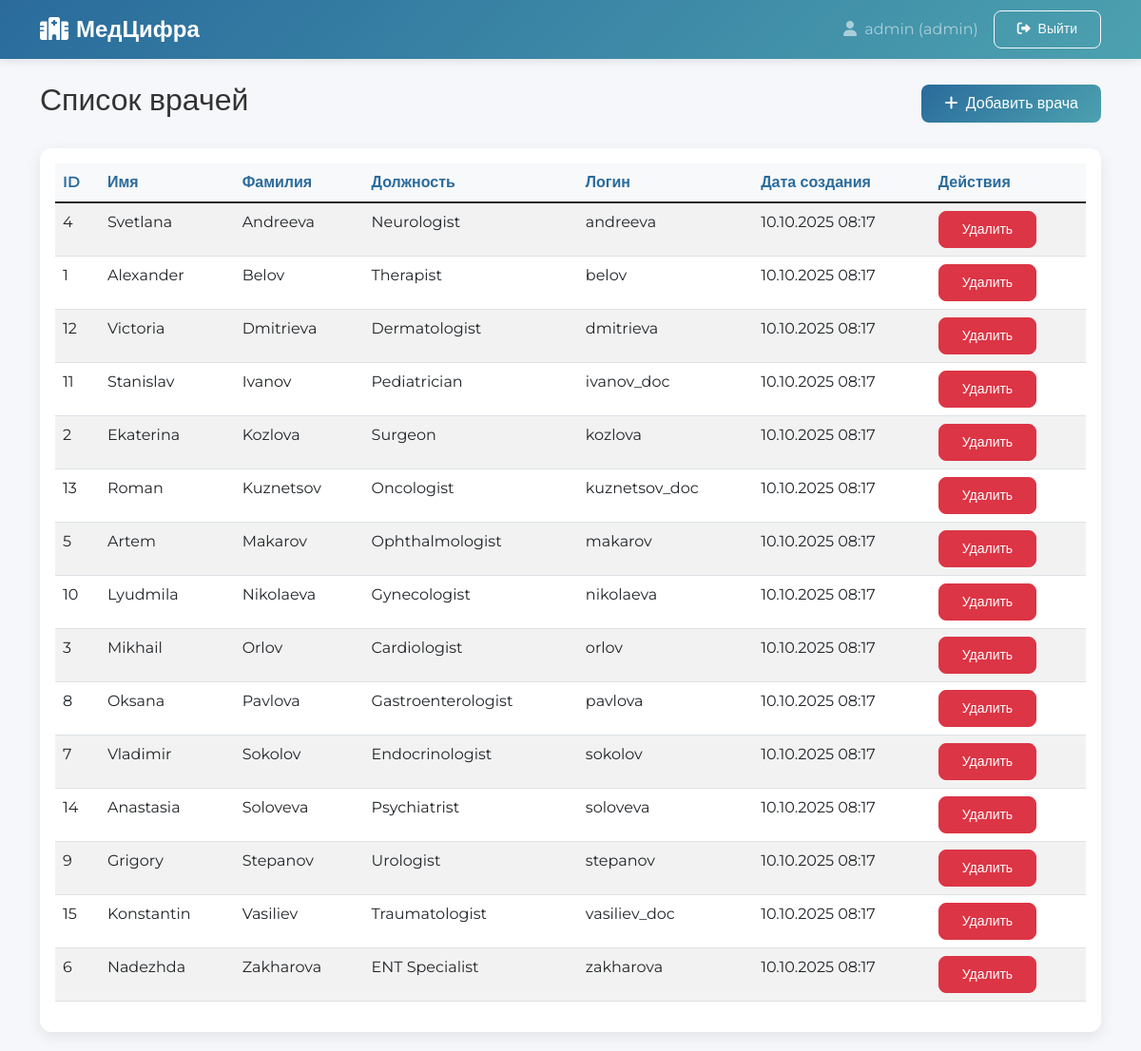
/admin/doctors (signed in), run on the app's committed database.
### models.py (models this page shows)
class Admin(db.Model):
    __tablename__ = "admins"
    id = db.Column(db.Integer, primary_key=True)
    login = db.Column(db.String(50), unique=True, nullable=False)
    password_hash = db.Column(db.String(255), nullable=False)
    created_at = db.Column(db.DateTime, default=datetime.utcnow)

class Doctor(db.Model):
    __tablename__ = "doctors"
    id = db.Column(db.Integer, primary_key=True)
    first_name = db.Column(db.String(50), nullable=False)
    last_name = db.Column(db.String(50), nullable=False)
    position = db.Column(db.String(100), nullable=False)
    login = db.Column(db.String(50), unique=True, nullable=False)
    password_hash = db.Column(db.String(255), nullable=False)
    created_at = db.Column(db.DateTime, default=datetime.utcnow)

### app.py (the view)
@app.route("/admin/doctors")
@login_required
def admin_doctors_list():
    if current_user.role != "admin":
        flash("Доступ запрещен", "error")
        return redirect(url_for("index"))
    doctors = Doctor.query.order_by(Doctor.last_name, Doctor.first_name).all()
    return render_template("admin/doctors_list.html", doctors=doctors)

### app.py (called while the page is built)
@login_manager.user_loader
def load_user(user_id):
    return User.get(user_id)

### models.py (called while the page is built)
    @staticmethod
    def get(user_id):
        try:
            if "_" not in user_id:
                return None
            role, id_str = user_id.split("_", 1)
            user_id_int = int(id_str)
            model = {"admin": Admin, "doctor": Doctor, "patient": Patient}.get(role)
            if model:
                obj = model.query.get(user_id_int)
                if obj:
                    return User(obj.id, getattr(obj, "login", None), role)
            return None
        except Exception as e:
            print(f"Error loading user: {e}")
            return None

### templates/admin/doctors_list.html
{% extends "base.html" %}
{% block content %}
<div class="d-flex justify-content-between align-items-center mb-4">
    <h2>Список врачей</h2>
    <a href="{{ url_for('admin_add_doctor') }}" class="btn btn-primary">
        <i class="fas fa-plus me-1"></i> Добавить врача
    </a>
</div>
<div class="card">
    <div class="card-body">
        <div class="table-responsive">
            <table class="table table-striped">
                <thead>
                    <tr>
                        <th>ID</th>
                        <th>Имя</th>
                        <th>Фамилия</th>
                        <th>Должность</th>
                        <th>Логин</th>
                        <th>Дата создания</th>
                        <th>Действия</th>
                    </tr>
                </thead>
                <tbody>
                    {% for doctor in doctors %}
                    <tr>
                        <td>{{ doctor.id }}</td>
                        <td>{{ doctor.first_name }}</td>
                        <td>{{ doctor.last_name }}</td>
                        <td>{{ doctor.position }}</td>
                        <td>{{ doctor.login }}</td>
                        <td>{{ doctor.created_at.strftime('%d.%m.%Y %H:%M') }}</td>
                        <td>
                            <form method="POST" action="{{ url_for('admin_delete_doctor', doctor_id=doctor.id) }}" style="display: inline;">
                                <button type="submit" class="btn btn-sm btn-danger" onclick="return confirm('Вы уверены, что хотите удалить этого врача?')">
                                    Удалить
                                </button>
                            </form>
                        </td>
                    </tr>
                    {% else %}
                    <tr>
                        <td colspan="7" class="text-center">Врачи не найдены</td>
                    </tr>
                    {% endfor %}
                </tbody>
            </table>
        </div>
    </div>
</div>
{% endblock %}

### templates/base.html (shortened to what this page needs)
<!DOCTYPE html>
<html lang="ru">
<head>
    <link href="https://cdn.jsdelivr.net/npm/bootstrap@5.1.3/dist/css/bootstrap.min.css" rel="stylesheet">
    <link rel="stylesheet" href="https://cdnjs.cloudflare.com/ajax/libs/font-awesome/6.0.0/css/all.min.css">
    <link href="{{ url_for('static', filename='css/style.css') }}" rel="stylesheet">
</head>
<body>
    <nav class="navbar navbar-expand-lg navbar-dark">
        <div class="container">
            <a class="navbar-brand" href="{{ url_for('index') }}">
                <i class="fas fa-hospital me-2"></i>МедЦифра
            </a>
            <div class="navbar-nav ms-auto">
                {% if current_user.is_authenticated %}
                <span class="navbar-text me-3">
                    <i class="fas fa-user me-1"></i> {{ current_user.login }} ({{ current_user.role }})
                </span>
                <a class="btn btn-outline-light btn-sm" href="{{ url_for('logout') }}">
                    <i class="fas fa-sign-out-alt me-1"></i> Выйти
                </a>
                {% endif %}
            </div>
        </div>
    </nav>
    <div class="container mt-4">
        {% block content %}{% endblock %}
    </div>
</body>
</html>

### static/css/style.css (style rules this page uses)
.card { margin-bottom: 20px; box-shadow: 0 0.125rem 0.25rem rgba(0, 0, 0, 0.075); }
.table th { font-weight: 600; background-color: #f8f9fa; }
.btn-sm { padding: 0.25rem 0.5rem; font-size: 0.875rem; }

### templates/base.html (style rules this page uses)
:root { --primary: #2a6b9c; --secondary: #4ca1af; --accent: #36b3a8; --light: #f8f9fa; --dark: #343a40; }
body { font-family: 'Montserrat', sans-serif; background-color: #f5f7fa; color: #333; }
.navbar { box-shadow: 0 2px 10px rgba(0,0,0,0.1); background: linear-gradient(135deg, var(--primary) 0%, var(--secondary) 100%) !important; }
.navbar-brand { font-weight: 700; font-size: 1.5rem; }
.card { border: none; border-radius: 12px; box-shadow: 0 5px 15px rgba(0,0,0,0.08); transition: transform 0.3s ease, box-shadow 0.3s ease; }
.btn { border-radius: 8px; font-weight: 500; padding: 0.5rem 1.5rem; transition: all 0.3s ease; }
.btn-primary { background: linear-gradient(135deg, var(--primary) 0%, var(--secondary) 100%); border: none; }
.table th { border-top: none; font-weight: 600; color: var(--primary); }

### data on the page
Admin: login "admin", role "admin"
Doctor: id "4", first_name "Svetlana", last_name "Andreeva", position "Neurologist", login "andreeva", created_at "10.10.2025 08:17"
Doctor: id "1", first_name "Alexander", last_name "Belov", position "Therapist", login "belov", created_at "10.10.2025 08:17"
Doctor: id "12", first_name "Victoria", last_name "Dmitrieva", position "Dermatologist", login "dmitrieva", created_at "10.10.2025 08:17"
Doctor: id "11", first_name "Stanislav", last_name "Ivanov", position "Pediatrician", login "ivanov_doc", created_at "10.10.2025 08:17"
Doctor: id "2", first_name "Ekaterina", last_name "Kozlova", position "Surgeon", login "kozlova", created_at "10.10.2025 08:17"
Doctor: id "13", first_name "Roman", last_name "Kuznetsov", position "Oncologist", login "kuznetsov_doc", created_at "10.10.2025 08:17"
Doctor: id "5", first_name "Artem", last_name "Makarov", position "Ophthalmologist", login "makarov", created_at "10.10.2025 08:17"
Doctor: id "10", first_name "Lyudmila", last_name "Nikolaeva", position "Gynecologist", login "nikolaeva", created_at "10.10.2025 08:17"
Doctor: id "3", first_name "Mikhail", last_name "Orlov", position "Cardiologist", login "orlov", created_at "10.10.2025 08:17"
Doctor: id "8", first_name "Oksana", last_name "Pavlova", position "Gastroenterologist", login "pavlova", created_at "10.10.2025 08:17"
Doctor: id "7", first_name "Vladimir", last_name "Sokolov", position "Endocrinologist", login "sokolov", created_at "10.10.2025 08:17"
Doctor: id "14", first_name "Anastasia", last_name "Soloveva", position "Psychiatrist", login "soloveva", created_at "10.10.2025 08:17"
Doctor: id "9", first_name "Grigory", last_name "Stepanov", position "Urologist", login "stepanov", created_at "10.10.2025 08:17"
Doctor: id "15", first_name "Konstantin", last_name "Vasiliev", position "Traumatologist", login "vasiliev_doc", created_at "10.10.2025 08:17"
Doctor: id "6", first_name "Nadezhda", last_name "Zakharova", position "ENT Specialist", login "zakharova", created_at "10.10.2025 08:17"
